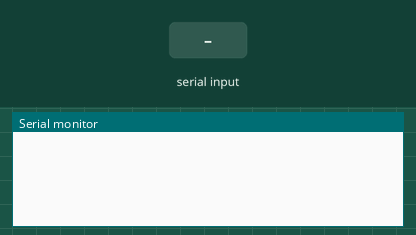
Simulated run of this sketch. Board: Arduino Uno, built with avr-gcc and run on an emulated ATmega328P. Parts: the last lines printed to the serial monitor. The inputs (shaded band) are chosen by the test bench.

Above: at 1.2 s.
1.3 s: "0" received over Serial
At 1.9 s:
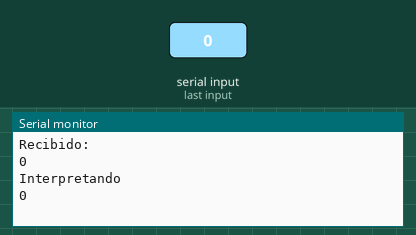
2.8 s: ";" received over Serial
At 4.0 s:
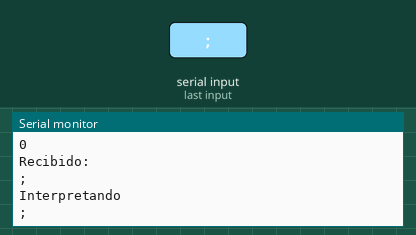
4.3 s: "1;90;45\n" received over Serial
At 5.6 s:
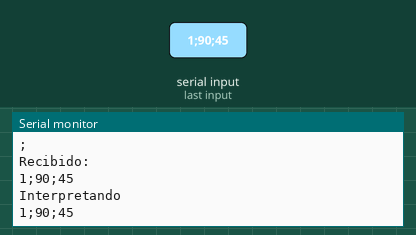
5.9 s: "L90\n" received over Serial
At 6.6 s:
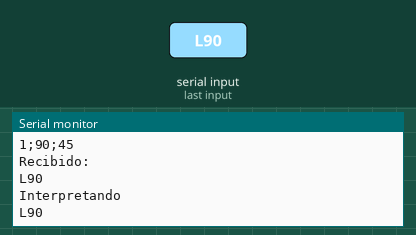
7.4 s: "L;45\n" received over Serial
At 8.1 s:
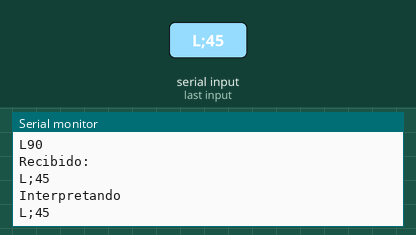
8.9 s: "E90\n" received over Serial
At 10.1 s:
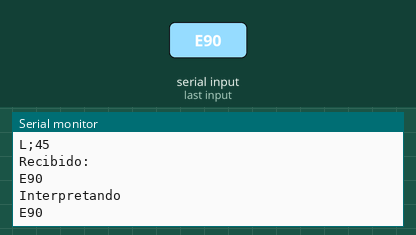

The sketch:

LED.ino
```cpp
int LED_values[32] = {0,0,0,0,0,0,0,0,0,0,0,0,0,0,0,0,0,0,0,0,0,0,0,0,0,0,0,0,0,0,0,0};
int last_millis = -1;

bool led_data_ready = false;
String led_data = "";

#define LED_CHECK  13


#define BUZZER A0


void setup(){
    // SOLO RECIBIRA INFORMACION
    Serial.begin(9600);
    for(int i = 0; i<32; i++){
        pinMode(i+22, OUTPUT);
        digitalWrite(i+22, LOW);
    }

    pinMode(LED_CHECK, INPUT);

}

void loop(){
    waitForSignal();


}

void waitForSignal(){
    // leer puerto serial
    String message = "";
    while(Serial.available()> 0){
        message += (char)Serial.read();
        delay(10);
    }
    if(message != ""){
        Serial.println("Recibido: ");
        Serial.println(message);
        interpretarLED(message);
        message = "";
    }

    encenderLED();


}

void askLED(){
    // read Serial info
    String response = "";
    while(Serial.available() > 0){
        response += (char)Serial.read();
    }
    Serial.println("Recibido: ");
    Serial.println(response);

    led_data = "";
    led_data = response;


}

void interpretarLED(String message){
    // convertir mensaje a arreglo de caracteres
    Serial.println("Interpretando");
    Serial.println(message);
    char message_array[message.length()];
    message.toCharArray(message_array, message.length());

    //  los primeros 4 elementos son "LED;" el resto son 32 numeros equivalentes a los pines que hay que encender en amarillo
    if(message_array[0] == '0' && message_array[1] ==';'){
        String espacio = "";
        for(int i = 2; i<message.length(); i++){
            espacio += message_array[i];
        }

        if(espacio.toInt() != 0){
            sonarAlarma(espacio.toInt());
        }

    }

    if(message_array[0] == 'L' && message_array[1] == 'E' && message_array[2] == 'D' && message_array[3] == ';'){


        for(int i = 4; i<message.length(); i++){
                if(message_array[i] == '1'){
                    LED_values[i-4] = 1;
                }

                if(message_array[i] == '0'){
                    LED_values[i-4] = 0;
                }

        }
    }

}

void sonarAlarma(int espacio){
    for(int i = 600; i<700; i++){
        tone(BUZZER, i);
        digitalWrite(espacio+21, HIGH);
        delay(10);
        digitalWrite(espacio+21, LOW);
        delay(10);

    }
    noTone(BUZZER);

}

void encenderLED(){
    // encender los pines
        for(int i = 0; i<32; i++){

            if(LED_values[i] == 1){
                digitalWrite(i+22, HIGH);
            }else{
                digitalWrite(i+22, LOW);
            }
        }
}
```

Measured:
- after the input at 1.3 s, the serial monitor: prints a new line at once (image 1)
- after the input at 2.8 s, the serial monitor: prints a new line at once (image 2)
- after the input at 4.3 s, the serial monitor: prints a new line after 0.09 s (image 3)
- after the input at 5.9 s, the serial monitor: prints a new line after 0.05 s (image 4)
- after the input at 7.4 s, the serial monitor: prints a new line after 0.06 s (image 5)
- after the input at 8.9 s, the serial monitor: prints a new line after 0.05 s (image 6)
